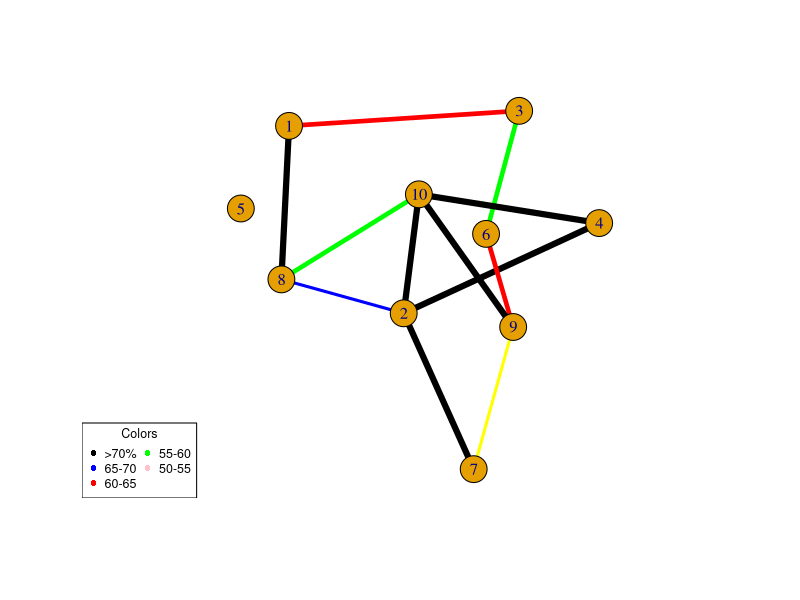

Source code (R):
#@Author: Dzidorius Martinaitis
#@Date: 2011-03-22
#@Description: http://www.investuotojas.eu/?p=464

require(xts)
require(quantmod)
require(igraph)
cor_mat<- matrix( runif(100), nr=10 )
cor_mat[ lower.tri(cor_mat, diag=TRUE) ]<- 0
cor_mat[ abs(cor_mat) < 0.5] <- 0

graph <- graph.adjacency(cor_mat>0.5, weighted=TRUE, mode="upper")
E(graph)$weight<-t(cor_mat)[abs(t(cor_mat))>0.5]
E(graph)[ weight>0.7 ]$color <- "black"
E(graph)[ weight>=0.65 & weight<0.7 ]$color <- "red"
E(graph)[ weight>=0.6 &weight<0.65 ]$color <- "green"
E(graph)[ weight>=0.55 &weight<0.6 ]$color <- "blue"
E(graph)[ weight<0.55  ]$color <- "yellow"
V(graph)$label<- seq(1:10)#V(graph)$name
graph$layout <- layout.fruchterman.reingold
factor<-as.factor(cut(E(graph)$weight*10,c(4,5,6,7,8),labels=c(1,10,20,30)))
png('corr_network.png',width=500)
plot(decompose.graph(graph)[[which.max(sapply(decompose.graph(graph), vcount))]],edge.width =as.numeric(factor)*1.5,frame=T)
legend("bottomleft", title="Colors", cex=0.75, pch=16, col=c("black", "blue","red", "green","pink"), legend=c(">70%", "65-70","60-65","55-60","50-55"), ncol=2)
dev.off()